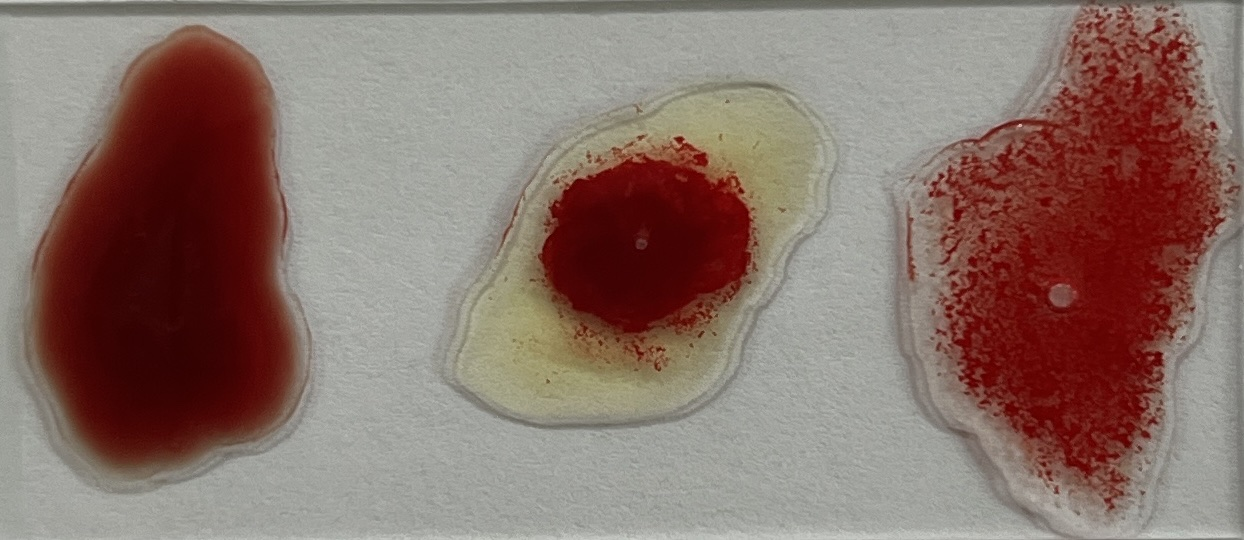
#> input picture data_backup/testvat/mau1341.jpg, 1244 x 540 px
$ python testvat.py
#> lines starting #> are read from the running program, lines starting #| are printed output that depends on the picture; after the words box and inside, x2 and y2 are one past the last pixel; in counts of white or black regions, pixels touching at a corner belong together
import cv2
import numpy as np
# read image
image = cv2.imread('mau1341.jpg')
#> image is the input picture: shape (540, 1244, 3); mean B, G, R 106.3, 114.1, 137.1
img=cv2.cvtColor(image, cv2.COLOR_BGR2GRAY)
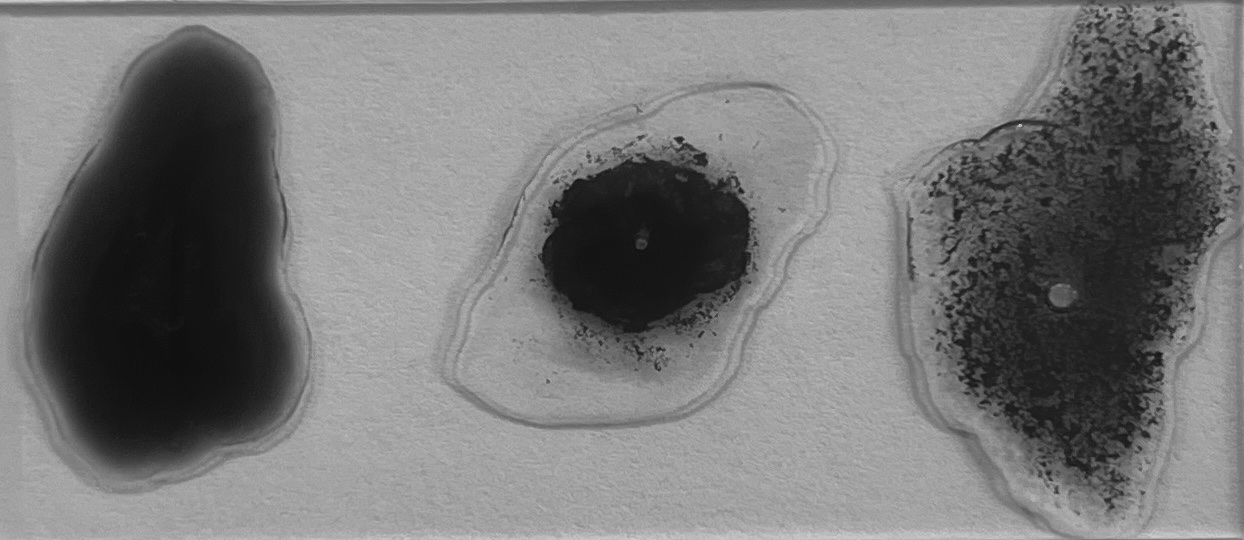
#> img: shape (540, 1244); min 15, max 208, mean 120.1
# get dimensions of image
blurM = cv2.medianBlur(img, 5)
edgeM = cv2.Canny(blurM, 100, 200)
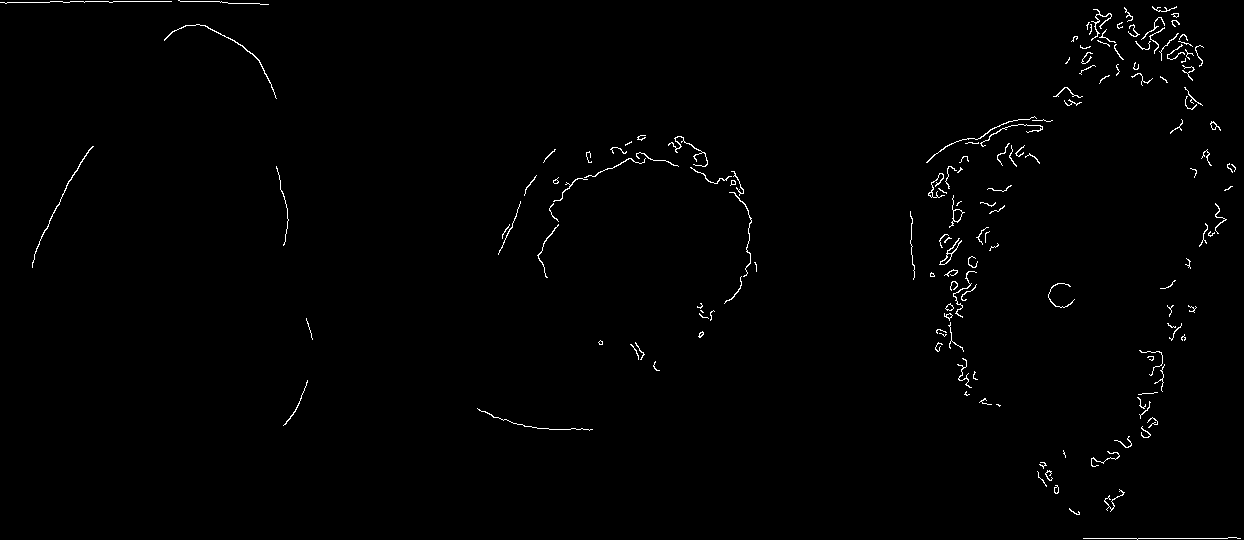
#> edgeM: shape (540, 1244); 0.89% white in thin lines or dots

blurG = cv2.GaussianBlur(img, (9, 9), 0)
edgeG = cv2.Canny(blurG, 50, 150)
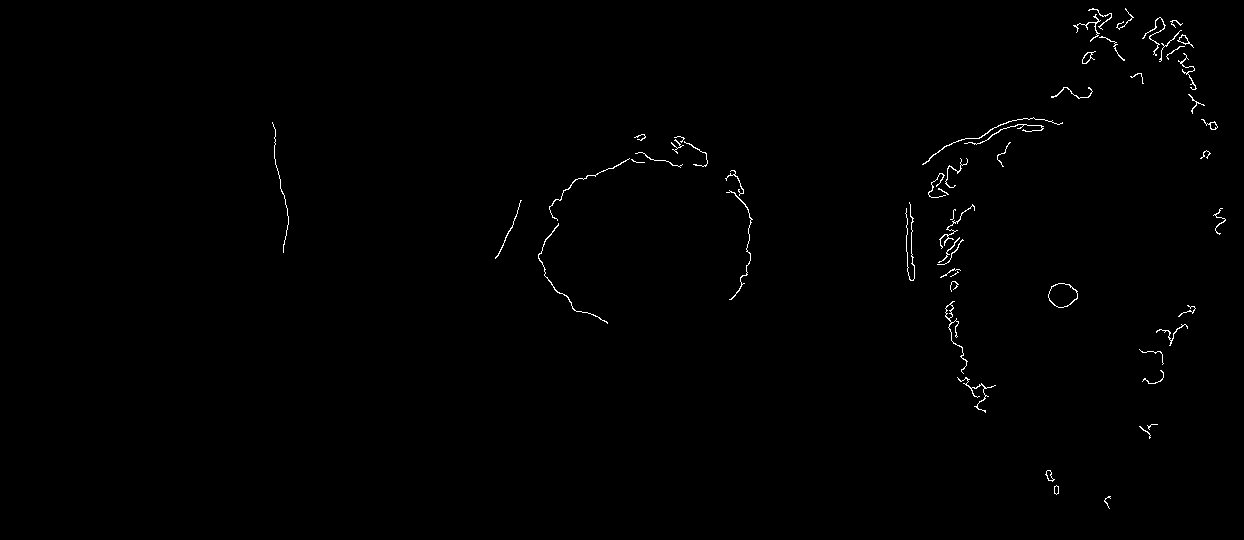
#> edgeG: shape (540, 1244); 0.54% white in thin lines or dots, all inside (x1, y1, x2, y2) = (272, 8, 1226, 509)

blurM2 = cv2.medianBlur(img, 5)
edgeM2 = cv2.Canny(blurM2, 10, 150)
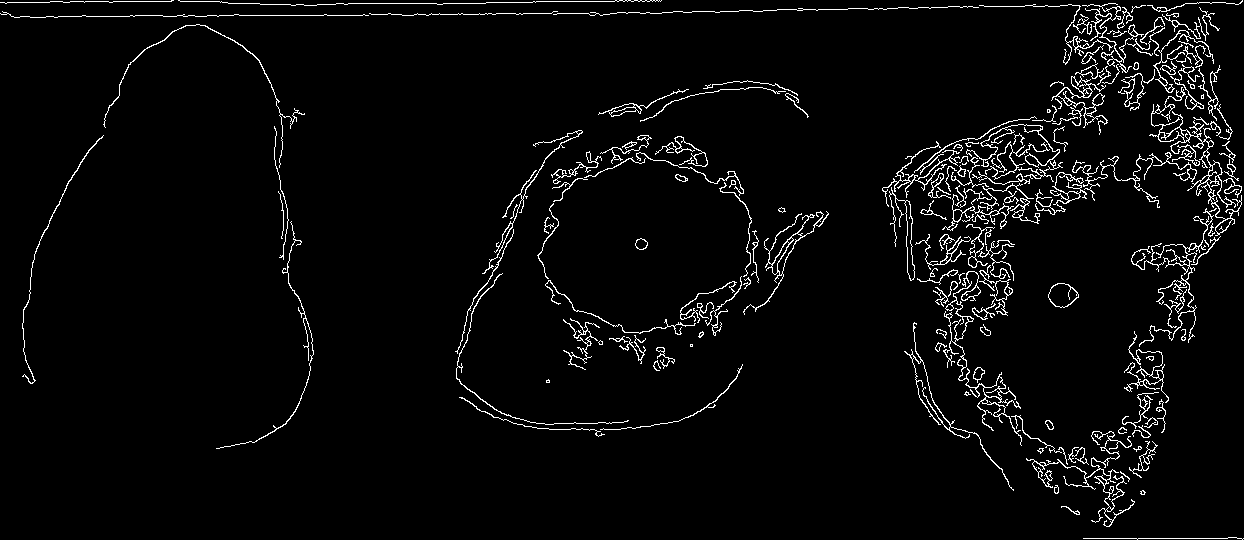
#> edgeM2: shape (540, 1244); 3.7% white in thin lines or dots

blurG2 = cv2.GaussianBlur(img, (9, 9), 0)
edgeG2 = cv2.Canny(blurG2, 10, 100)
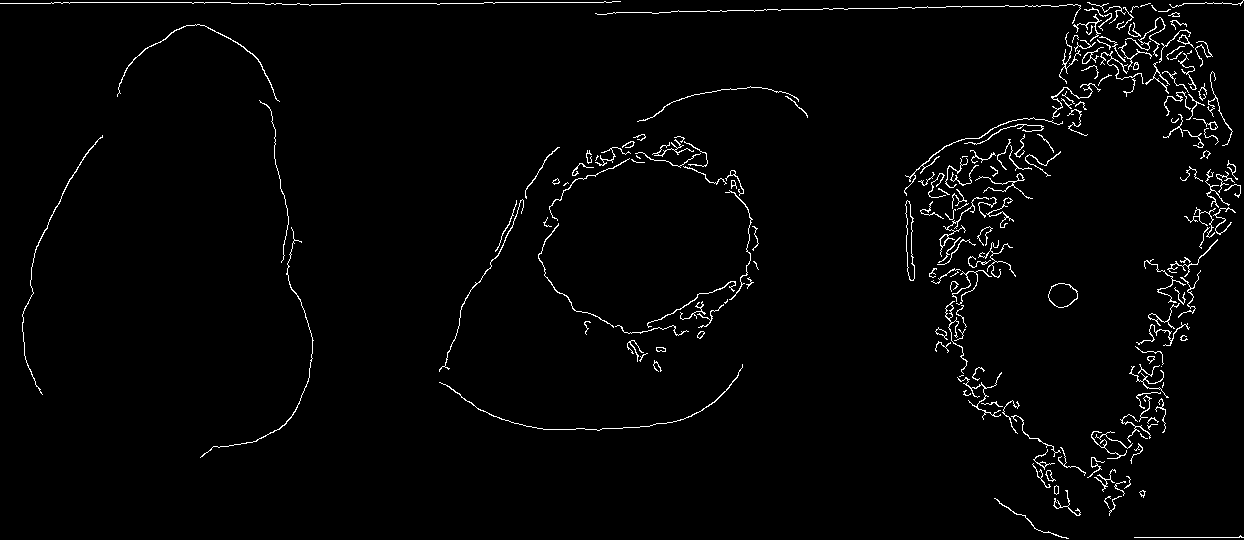
#> edgeG2: shape (540, 1244); 2.1% white in thin lines or dots

img=edgeM
# height, width, number of channels in image
height = img.shape[0]
#> height = 540
width = int(img.shape[1])
#> width = 1244

print(height)
#| 540
print(width)
#| 1244

#img[start row, end row, start col and col]
crop=img[:,0:int(width/3)]
#> crop: shape (540, 414); 0.36% white in thin lines or dots, all inside (x1, y1, x2, y2) = (0, 0, 313, 426)
crop2=img[:,int(width/3):int(width/3*2)]
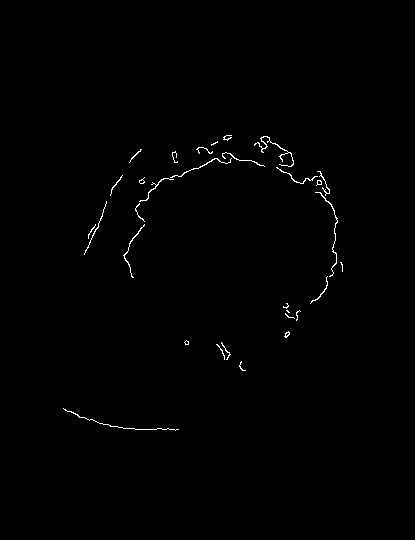
#> crop2: shape (540, 415); 0.57% white in thin lines or dots, all inside (x1, y1, x2, y2) = (63, 135, 343, 431)
crop3=img[:,int(width/3*2):int(width)]
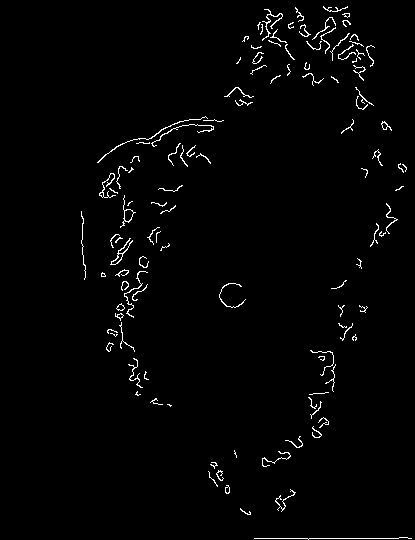
#> crop3: shape (540, 415); 1.7% white in thin lines or dots, all inside (x1, y1, x2, y2) = (81, 6, 412, 540)
'''
a1=np.concatenate((crop,crop2,crop3),axis=0)
cv2.imshow('',a1)
cv2.waitKey(0)
'''

hist, bin=np.histogram(crop)
#> hist = [222760, 0, 0, 0, 0, 0, 0, 0, 0, 800]; bin = [0, 25.5, 51, 76.5, 102, 127.5, 153, 178.5, 204, 229.5, 255]
print('')
print(hist)
#| [222760      0      0      0      0      0      0      0      0    800]
print('')
print(bin)
#| [  0.   25.5  51.   76.5 102.  127.5 153.  178.5 204.  229.5 255. ]
a=hist[-1]
#> a = 800
hist, bin=np.histogram(crop2)
#> hist = [222815, 0, 0, 0, 0, 0, 0, 0, 0, 1285]
print('')
print(hist)
#| [222815      0      0      0      0      0      0      0      0   1285]
print('')
print(bin)
#| [  0.   25.5  51.   76.5 102.  127.5 153.  178.5 204.  229.5 255. ]
b=hist[-1]
#> b = 1285
hist, bin=np.histogram(crop3)
#> hist = [220223, 0, 0, 0, 0, 0, 0, 0, 0, 3877]
print('')
print(hist)
#| [220223      0      0      0      0      0      0      0      0   3877]
print('')
print(bin)
#| [  0.   25.5  51.   76.5 102.  127.5 153.  178.5 204.  229.5 255. ]
c=hist[-1]
#> c = 3877
print('')
print('%s %s %s'%(a,b,c))
#| 800 1285 3877
'''
min=min(a,b,c)
a1=a-min
b1=b-min
c1=c-min
print('%s %s %s'%(a1,b1,c1))
'''

$ run again, with data_backup/testvat/mau1.jpg copied over data_backup/testvat/mau1341.jpg
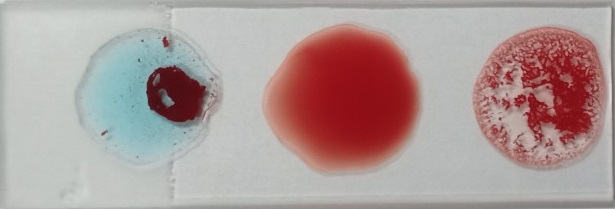
#> input picture data_backup/testvat/mau1.jpg, 615 x 209 px
#> image is the input picture: shape (209, 615, 3); mean B, G, R 153.3, 154.8, 174.5
#> `edgeM = cv2.Canny(blurM, 100, 200)`:
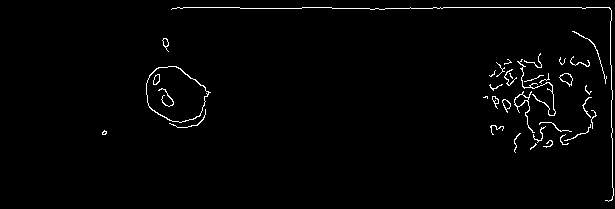
#> edgeM: shape (209, 615); 1.7% white in thin lines or dots, all inside (x1, y1, x2, y2) = (102, 7, 614, 202)
#> edgeG: shape (209, 615); 1.3% white in thin lines or dots, all inside (x1, y1, x2, y2) = (146, 6, 613, 204)
#> edgeM2: shape (209, 615); 4.7% white in thin lines or dots
#> edgeG2: shape (209, 615); 2.7% white in thin lines or dots, all inside (x1, y1, x2, y2) = (86, 4, 613, 207)
#| 209
#| 615
#> crop: shape (209, 205); 0.97% white in thin lines or dots, all inside (x1, y1, x2, y2) = (102, 7, 205, 135)
#> crop2: shape (209, 205); 0.54% white in thin lines or dots, all inside (x1, y1, x2, y2) = (0, 7, 205, 115)
#> `crop3=img[:,int(width/3*2):int(width)]`:
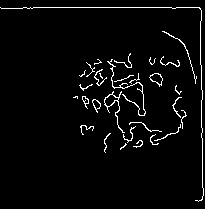
#> crop3: shape (209, 205); 3.5% white in thin lines or dots
#> `hist, bin=np.histogram(crop)`: hist = [42430, 0, 0, 0, 0, 0, 0, 0, 0, 415]; bin = [0, 25.5, 51, 76.5, 102, 127.5, 153, 178.5, 204, 229.5, 255]
#| [42430     0     0     0     0     0     0     0     0   415]
#| [  0.   25.5  51.   76.5 102.  127.5 153.  178.5 204.  229.5 255. ]
#> a = 415
#> `hist, bin=np.histogram(crop2)`: hist = [42615, 0, 0, 0, 0, 0, 0, 0, 0, 230]
#| [42615     0     0     0     0     0     0     0     0   230]
#| [  0.   25.5  51.   76.5 102.  127.5 153.  178.5 204.  229.5 255. ]
#> b = 230
#> `hist, bin=np.histogram(crop3)`: hist = [41357, 0, 0, 0, 0, 0, 0, 0, 0, 1488]
#| [41357     0     0     0     0     0     0     0     0  1488]
#| [  0.   25.5  51.   76.5 102.  127.5 153.  178.5 204.  229.5 255. ]
#> c = 1488
#| 415 230 1488

$ run again, with data_backup/testvat/mau10.jpg copied over data_backup/testvat/mau1341.jpg
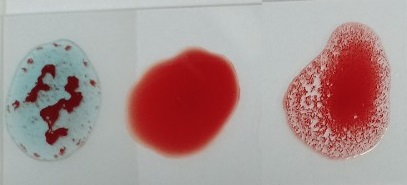
#> input picture data_backup/testvat/mau10.jpg, 407 x 185 px
#> image is the input picture: shape (185, 407, 3); mean B, G, R 145.9, 147, 170.8
#> `edgeM = cv2.Canny(blurM, 100, 200)`:
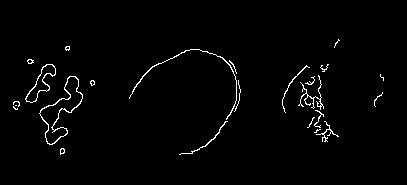
#> edgeM: shape (185, 407); 1.7% white in thin lines or dots, all inside (x1, y1, x2, y2) = (13, 39, 384, 155)
#> edgeG: shape (185, 407); 1.7% white in thin lines or dots, all inside (x1, y1, x2, y2) = (13, 22, 382, 156)
#> edgeM2: shape (185, 407); 4% white in thin lines or dots, all inside (x1, y1, x2, y2) = (13, 22, 392, 162)
#> edgeG2: shape (185, 407); 3% white in thin lines or dots, all inside (x1, y1, x2, y2) = (11, 22, 390, 161)
#| 185
#| 407
#> crop: shape (185, 135); 2.2% white in thin lines or dots, all inside (x1, y1, x2, y2) = (13, 46, 135, 155)
#> crop2: shape (185, 136); 1.3% white in thin lines or dots, all inside (x1, y1, x2, y2) = (0, 49, 106, 155)
#> `crop3=img[:,int(width/3*2):int(width)]`:
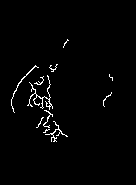
#> crop3: shape (185, 136); 1.8% white in thin lines or dots, all inside (x1, y1, x2, y2) = (11, 39, 113, 142)
#> `hist, bin=np.histogram(crop)`: hist = [24438, 0, 0, 0, 0, 0, 0, 0, 0, 537]; bin = [0, 25.5, 51, 76.5, 102, 127.5, 153, 178.5, 204, 229.5, 255]
#| [24438     0     0     0     0     0     0     0     0   537]
#| [  0.   25.5  51.   76.5 102.  127.5 153.  178.5 204.  229.5 255. ]
#> a = 537
#> `hist, bin=np.histogram(crop2)`: hist = [24826, 0, 0, 0, 0, 0, 0, 0, 0, 334]
#| [24826     0     0     0     0     0     0     0     0   334]
#| [  0.   25.5  51.   76.5 102.  127.5 153.  178.5 204.  229.5 255. ]
#> b = 334
#> `hist, bin=np.histogram(crop3)`: hist = [24718, 0, 0, 0, 0, 0, 0, 0, 0, 442]
#| [24718     0     0     0     0     0     0     0     0   442]
#| [  0.   25.5  51.   76.5 102.  127.5 153.  178.5 204.  229.5 255. ]
#> c = 442
#| 537 334 442
